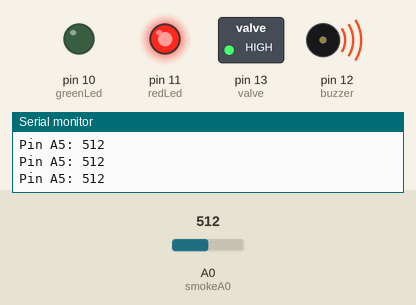
Recording of a sketch running on a simulated Arduino Uno, built with avr-gcc and run on an emulated ATmega328P. Shown: switched loads named in the sketch (green lamp = pin HIGH), output pins drawn as LEDs (lit = HIGH), buzzer (waves = sounding), the last lines printed to the serial monitor. The inputs (shaded band) are chosen by the test bench; at power-on: A0 (smokeA0) = 512.

Above: at 1.2 s.
1.3 s: A0 (smokeA0) set to 410
2.8 s: A0 (smokeA0) set to 382
At 4.0 s:
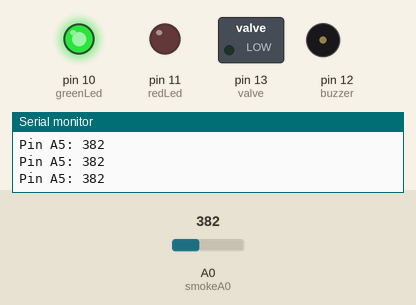
4.3 s: A0 (smokeA0) set to 511
At 5.5 s:
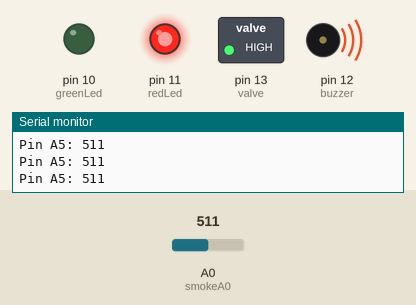
5.8 s: A0 (smokeA0) set to 390
At 6.9 s:
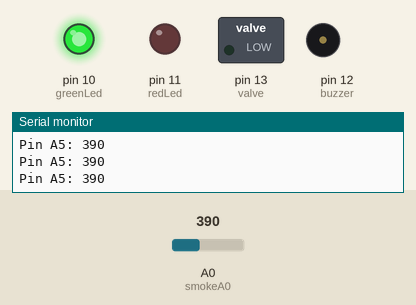
Timing chart, 0 to 8.3 s (numbered marks = the images above; inputs shaded):
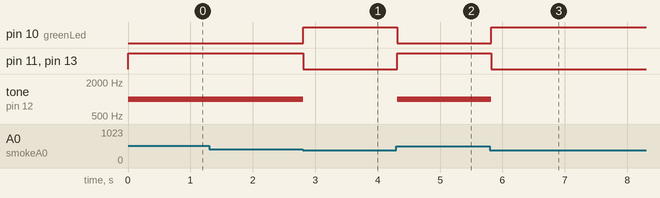

The sketch:

Gas_Sensing.ino
```cpp
int redLed = 11;
int greenLed = 10;
int buzzer = 12;
int smokeA0 = A0;
int valve = 13;

int sensorThres = 400;

void setup() {
  pinMode(redLed, OUTPUT);
  pinMode(greenLed, OUTPUT);
  pinMode(buzzer, OUTPUT);
  pinMode(smokeA0, INPUT);
  pinMode(valve, OUTPUT);
  Serial.begin(9600);
}

void loop() {
  int analogSensor = analogRead(smokeA0);
  Serial.print("Pin A5: ");
  Serial.println(analogSensor);
  if (analogSensor > sensorThres)
  {
    digitalWrite(redLed, HIGH);
    digitalWrite(greenLed, LOW);
    digitalWrite(valve, HIGH);
    tone(buzzer, 1000, 200);
  }
  else
  {
    digitalWrite(redLed, LOW);
    digitalWrite(greenLed, HIGH);
    digitalWrite(valve, LOW);
    noTone(buzzer);
  }
  delay(100);
}
```

Measured:
- the behaviour switches between 401 and 400 on A0 (smokeA0) (found by bisection; images 0 and 1)
- after the input at 2.8 s, pin 10 (greenLed): LOW → HIGH at once; pin 11 (redLed), pin 13 (valve): HIGH → LOW at once; tone on pin 12 (buzzer): 1000 Hz → silent at once
- after the input at 4.3 s, pin 10 (greenLed): HIGH → LOW at once; pin 11 (redLed), pin 13 (valve): LOW → HIGH at once; tone on pin 12 (buzzer): silent → 1000 Hz at once
- after the input at 5.8 s, pin 10 (greenLed): LOW → HIGH at once; pin 11 (redLed), pin 13 (valve): HIGH → LOW at once; tone on pin 12 (buzzer): 1000 Hz → silent at once
